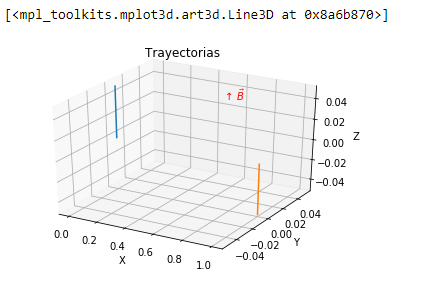

Write the Python code that produced this figure.
import numpy as np
import matplotlib.pyplot as plt
from scipy.integrate import odeint
from mpl_toolkits.mplot3d import Axes3D
from matplotlib import style

class Particula:
    
    def __init__(self,x1,y1,z1,vx1,vy1,vz1,x2,y2,z2,vx2,vy2,vz2,carga1,masa1,carga2,masa2):
        self.x1 = x1
        self.x2 = x2
        self.y1 = y1
        self.y2 = y2
        self.z1 = z1
        self.z2 = z2
        self.vx1 = vx1
        self.vy1 = vy1
        self.vz1 = vz1
        self.vx2 = vx2
        self.vy2 = vy2
        self.vz2 = vz2
        self.q1 = carga1
        self.m1 = masa1
        self.q2 = carga2
        self.m2 = masa2
        
    def Movimiento(self,dt):
        Bz = 10.0
        
        F1x = self.q1*(self.vy1*Bz)
        F1y = self.q1*(-self.vx1*Bz)
        F1z = self.q1
        F2x = self.q2*(self.vy2*Bz)
        F2y = self.q2*(-self.vx2*Bz)
        F2z = self.q2
        
        self.x1 = self.x1 + self.vx1*dt + 0.5*(F1x/self.m1)*dt**2
        self.y1 = self.y1 + self.vy1*dt + 0.5*(F1y/self.m1)*dt**2
        self.z1 = self.z1 + self.vz1*dt + 0.5*(F1z/self.m1)*dt**2  
        self.x2 = self.x2 + self.vx2*dt + 0.5*(F2x/self.m1)*dt**2
        self.y2 = self.y2 + self.vy2*dt + 0.5*(F2y/self.m1)*dt**2
        self.z2 = self.z2 + self.vz2*dt + 0.5*(F2z/self.m1)*dt**2
        
        
        
        return X1,X2,Y1,Y2,Z1,Z2
    
dt = 0.01
N = 10000
X1 = []
Y1 = []
Z1 = []
X2 = []
Y2 = []
Z2 = []

particula = Particula(0,0,0,0,0,0,1,0,0,0,0,0,1,10,-1,10)

for i in range(N+1):
    X1.append(particula.x1)
    Y1.append(particula.y1)
    Z1.append(particula.z1)
    X2.append(particula.x2)
    Y2.append(particula.y2)
    Z2.append(particula.z2)
    
    particula.Movimiento(dt)
    

fig = plt.figure()
ax = fig.add_subplot(111, projection="3d")
#ax = fig.gca(projection="3d")
ax.set_title("Trayectorias")
ax.set_xlabel("X")
ax.set_ylabel("Y")
ax.set_zlabel("Z")
ax.text(0.2,0.1,-0,"$\\uparrow\\, \\vec{B}$",color="red")
ax.plot(X1,Y1,Z1)
ax.plot(X2,Y2,Z2)
